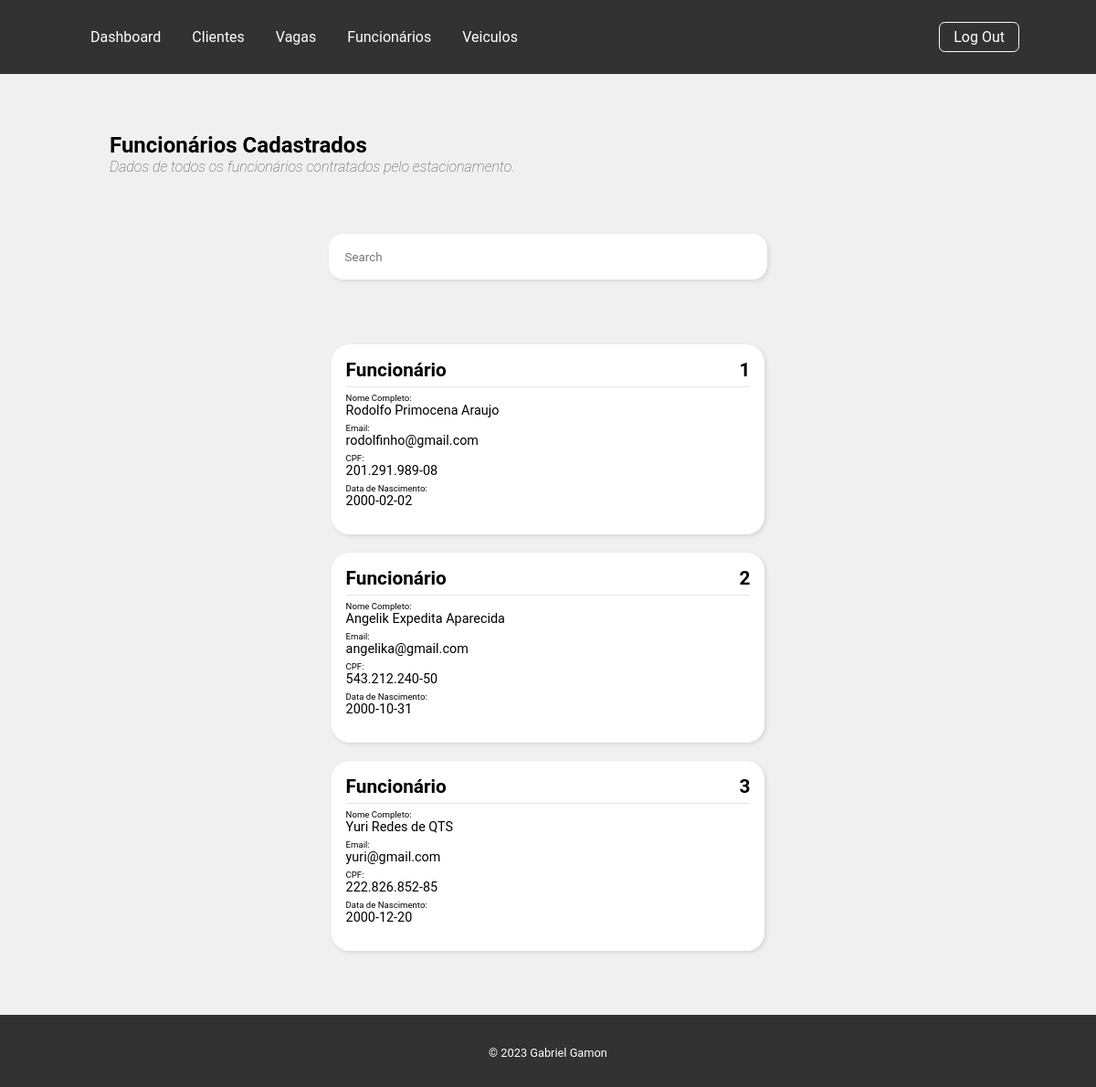
The page /funcionario.php on the database its author committed.
### tables this page shows
CREATE TABLE funcionario(
    cd INT PRIMARY KEY AUTO_INCREMENT,
    nm_funcionario VARCHAR(100),
    email_funcionario VARCHAR(100),
    cpf_funcionario VARCHAR(14),
    senha_funcionario VARCHAR(40),
    dt_nascimento DATE
);

### config.php (called while the page is built, shortened)
<?php
function ListarFuncionários($cd) {
       $sql = 'SELECT * FROM funcionario';
    $res = $GLOBALS['conn']->query($sql);
    return $res;
}

### funcionario.php (the view, shortened to what this page needs)
<?php
    include('config.php');
?>
<head>
    <link rel="stylesheet" href="https://unicons.iconscout.com/release/v4.0.8/css/line.css">
</head>
<body>
    <header class="header">
        <nav class="navbar">
            <a href="dashboard.php">Dashboard</a>
            <a href="home.php">Clientes</a>
            <a href="vaga.php">Vagas</a>
            <a href="funcionario.php">Funcionários</a>
            <a href="veiculo.php">Veiculos</a>
        </nav>
            <a href="" id="logout">Log Out</a>
    </header>
    <div class="container">
        <div class="title-box">
            <h2>Funcionários Cadastrados</h2>
            <span>Dados de todos os funcionários contratados pelo estacionamento.</span>
        </div>
        <div class="search-box">
            <input type="search" name="textSearch" id="textSearch" placeholder="Search">
            <button name="search"><i class="uil uil-search"></i></button>
        </div>
        <div class="cards-box">
            <?php
                $todos = ListarFuncionários("");
                while ($func = $todos->fetch_object()) {
                    echo '
                        <div class="card">
                            <div class="card-header">
                                <h2>Funcionário</h2>
                                <h2>'.$func->cd.'</h2>
                            </div>
                            <div class="card-info">
                                <span>Nome Completo: </span>
                                <p>'.$func->nm_funcionario.'</p>
                                <span>Email: </span>
                                <p>'.$func->email_funcionario.'</p>
                                <span>CPF: </span>
                                <p>'.$func->cpf_funcionario.'</p>
                                <span>Data de Nascimento: </span>
                                <p>'.$func->dt_nascimento.'</p>
                            </div>
                        </div>
                    ';
                }
            ?>
        </div>
    </div>
    <footer>
        <div class="footer-link">
            <a href="https://github.com/devgamon">© 2023 Gabriel Gamon</a>
        </div>
    </footer>
</body>

### funcionario.php (style rules this page uses)
* { padding: 0; margin: 0; -webkit-box-sizing: border-box; box-sizing: border-box; font-family: 'Roboto', sans-serif; border: none; outline: none; text-decoration: none; -webkit-transition: .2s linear; transition: .2s linear; }
body { min-height: 100vh; width: 100%; background: #f0f0f0; }
.header { display: flex; align-items: center; justify-content: space-between; padding: 1.5rem 7%; width: 100%; background: #323232; }
.header .navbar a { font-size: 1rem; color: #fff; padding: 6px 15px; }
.header #logout { font-size: 1rem; color: #fff; padding: 6px 15px; border: 1px solid #fff; border-radius: 0.4rem; }
.container { display: flex; align-items: center; flex-direction: column; justify-content: center; }
.container .title-box { width: 100%; padding-left: 10%; margin-top: 4rem; }
.container .title-box span { color: rgba(0, 0, 0, 0.7); font-weight: 100; font-style: italic; }
.container .search-box { display: flex; align-items: center; justify-content: center; background: red; margin-top: 4rem; margin-bottom: 4rem; background: #fff; border-radius: 1rem; padding: 0.4rem; width: 40%; box-shadow: 2px 2px 4px rgba(0, 0, 0, 0.1); }
.container .search-box input { width: 100%; height: 100%; padding: 0.7rem; }
.container .search-box button { width: 10%; height: 100%; padding: 0.7rem; background: none; cursor: pointer; }
.container .cards-box { display: flex; justify-content: center; align-items: center; flex-direction: column; gap: 20px; width: 100%; min-height: 40vh; padding: 0.4rem; margin-bottom: 4rem; }
.container .cards-box .card { height: 13rem; width: 40%; background: #fff; padding: 1rem; border-radius: 20px; box-shadow: 2px 2px 4px rgba(0, 0, 0, 0.1); }
.container .cards-box .card .card-header { display: flex; justify-content: space-between; align-items: center; padding-bottom: 0.4rem; border-bottom: 1px solid rgba(0, 0, 0, 0.1); }
.container .cards-box .card .card-header h2 { font-size: 1.3rem; }
.container .cards-box .card .card-info { padding-top: 0.4rem; }
.container .cards-box .card .card-info span { font-size: 0.6rem; }
.container .cards-box .card .card-info p { font-size: 0.9rem; padding-bottom: 5px; }
footer { display: flex; align-items: center; justify-content: center; padding: 1.5rem 7%; width: 100%; background: #323232; }
.footer-link { display: flex; align-items: center; flex-direction: column; justify-content: center; font-size: 3rem; color: #fff; padding: 6px 15px; }
.footer-link a { font-size: 0.8rem; color: #fff; margin-top: 4px; }

### rows shown on the page
funcionario: cd "1", nm_funcionario "Rodolfo Primocena Araujo", email_funcionario "rodolfinho@gmail.com", cpf_funcionario "201.291.989-08", dt_nascimento "2000-02-02"
funcionario: cd "2", nm_funcionario "Angelik Expedita Aparecida", email_funcionario "angelika@gmail.com", cpf_funcionario "543.212.240-50", dt_nascimento "2000-10-31"
funcionario: cd "3", nm_funcionario "Yuri Redes de QTS", email_funcionario "yuri@gmail.com", cpf_funcionario "222.826.852-85", dt_nascimento "2000-12-20"
